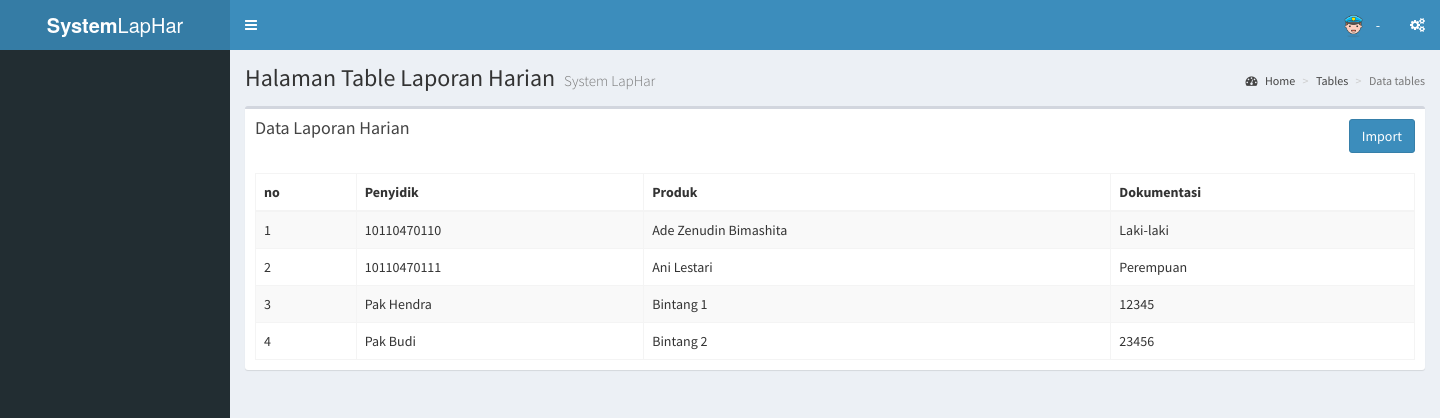
/index.php/laporan, run on the app's committed database.
### tables this page shows
CREATE TABLE `mst_laporan` (
  `id` int(11) NOT NULL,
  `penyidik` varchar(125) NOT NULL,
  `produk` varchar(512) NOT NULL,
  `dokumentasi` varchar(2048) NOT NULL
);

### application/controllers/Laporan.php (called while the page is built, shortened)
<?php if ( ! defined('BASEPATH')) exit('No direct script access allowed');
class Laporan extends CI_Controller {
	public function __construct(){
		$this->load->model('MLaporan');
	}
	public function index(){
		$this->load->model('MLaporan');
		$data['header']='template/view_header';
		$data['sidebar']='template/view_sidebar';
		$data['content']='Laporan/index';
		$data['footer']='template/view_footer';
		$data['laporan'] = $this->MLaporan->view('mst_laporan');
		$this->load->view('template/view_index', $data);
	}
}

### index.php (called while the page is built, shortened)
<?php
require_once BASEPATH.'core/CodeIgniter.php';

### application/models/MLaporan.php (called while the page is built, shortened)
<?php if ( ! defined('BASEPATH')) exit('No direct script access allowed');
class MLaporan extends CI_Model {
	public function view(){
		return $this->db->get('mst_laporan')->result();
	}
}

### application/views/Laporan/index.php (the view, shortened to what this page needs)
  <div class="content-wrapper">
    <section class="content-header">
      <h1>
        Halaman Table Laporan Harian
        <small>System LapHar</small>
      </h1>
      <ol class="breadcrumb">
        <li><a href="#"><i class="fa fa-dashboard"></i> Home</a></li>
        <li><a href="#">Tables</a></li>
        <li class="active">Data tables</li>
      </ol>
    </section>
    <section class="content">
      <div class="row">
        <div class="col-xs-12">
          <div class="box">
            <div class="box-header">
              <h3 class="box-title">Data Laporan Harian</h3>
              <div class="pull-right">
                    <a href="<?php echo base_url();?>laporan/form" class="btn btn-block btn-primary">Import</a>
                  </div>
            </div>
            <div class="box-body">
              <table id="tabel_laporan" class="table table-bordered table-striped">
                <thead>
                <tr>
                  <th scope="col" class="border-0">no</th>
                  <th scope="col" class="border-0">Penyidik</th>
                  <th scope="col" class="border-0">Produk</th>
                  <th scope="col" class="border-0">Dokumentasi</th>
                </tr>
                </thead>
                <tbody>
			           	<?php
                  	if( ! empty($laporan)){
	                 	foreach($laporan as $data){
			             echo "<tr>";
			             echo "<td>".$data->id."</td>";
			             echo "<td>".$data->penyidik."</td>";
			             echo "<td>".$data->produk."</td>";
			             echo "<td>".$data->dokumentasi."</td>";
			             echo "</tr>";
	                   	}
	                   }else{
		                  echo "<tr><td colspan='3'>Data tidak ada</td></tr>";
	                   }
	                 ?>
                </tbody>
              </table>
            </div>
			</div>
          </div>
      </div>
    </section>
  </div>
</div>

### data on the page
mst_laporan: id "1", penyidik "10110470110", produk "Ade Zenudin Bimashita", dokumentasi "Laki-laki"
mst_laporan: id "2", penyidik "10110470111", produk "Ani Lestari", dokumentasi "Perempuan"
mst_laporan: id "3", penyidik "Pak Hendra", produk "Bintang 1", dokumentasi "12345"
mst_laporan: id "4", penyidik "Pak Budi", produk "Bintang 2", dokumentasi "23456"
